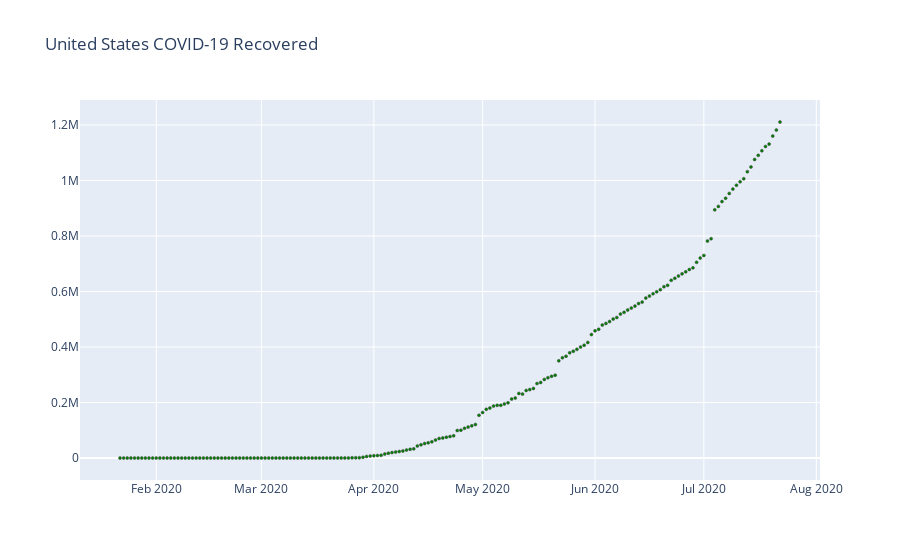

Notebook source saved alongside this figure:
### Markdown cell above
### Plot USA recovered

### Code cell
fig = go.Figure()

fig.add_trace(go.Scatter(
    x=df_covid_usa.index, y=df_covid_usa['Recovered'],
    name='Recovered cases',
    marker_color='green'
))

# Set options common to all traces with fig.update_traces
fig.update_traces(mode='markers', marker_line_width=.5, marker_size=3)
fig.update_layout(title='United States COVID-19 Recovered')


fig.show()

print("Last data (" + str(df_covid_usa.index[-1]) + "):")
print("Recovered cases:" + str(df_covid_usa['Recovered'][-1]))

### Figure 1 — Plotly figure (JSON) as saved in the notebook; plotly's stock layout.template omitted (floating-point values rounded to 4 significant figures; data arrays with more than 128 entries replaced by an {"elided": "..."} marker saying what was removed)
{"data": [{"marker": {"color": "green", "line": {"width": 0.5}, "size": 3}, "mode": "markers", "name": "Recovered cases", "type": "scatter", "x": {"elided": "183 str values"}, "y": {"elided": "183 int values"}}], "layout": {"title": {"text": "United States COVID-19 Recovered"}}}
